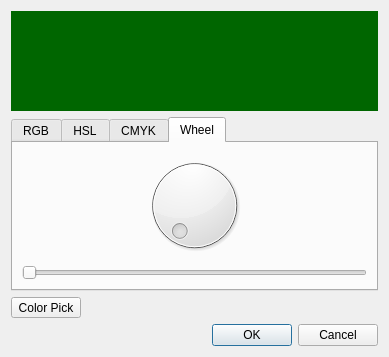
<?xml version="1.0" encoding="UTF-8"?>
<ui version="4.0">
 <class>Color_Dialog</class>
 <widget class="QDialog" name="Color_Dialog">
  <property name="geometry">
   <rect>
    <x>0</x>
    <y>0</y>
    <width>389</width>
    <height>357</height>
   </rect>
  </property>
  <property name="windowTitle">
   <string notr="true">Color Selection</string>
  </property>
  <layout class="QVBoxLayout" name="verticalLayout">
   <item>
    <widget class="QWidget" name="widget" native="true">
     <property name="minimumSize">
      <size>
       <width>0</width>
       <height>100</height>
      </size>
     </property>
     <property name="styleSheet">
      <string notr="true">background-color: #060;</string>
     </property>
    </widget>
   </item>
   <item>
    <widget class="QTabWidget" name="tabWidget">
     <property name="tabShape">
      <enum>QTabWidget::Rounded</enum>
     </property>
     <property name="currentIndex">
      <number>3</number>
     </property>
     <widget class="QWidget" name="tab">
      <attribute name="title">
       <string>RGB</string>
      </attribute>
      <layout class="QVBoxLayout" name="verticalLayout_5">
       <item>
        <widget class="QSlider" name="horizontalSlider_12">
         <property name="orientation">
          <enum>Qt::Horizontal</enum>
         </property>
        </widget>
       </item>
       <item>
        <widget class="QSlider" name="horizontalSlider_9">
         <property name="orientation">
          <enum>Qt::Horizontal</enum>
         </property>
        </widget>
       </item>
       <item>
        <widget class="QSlider" name="horizontalSlider_10">
         <property name="orientation">
          <enum>Qt::Horizontal</enum>
         </property>
        </widget>
       </item>
       <item>
        <widget class="QSlider" name="horizontalSlider_11">
         <property name="orientation">
          <enum>Qt::Horizontal</enum>
         </property>
        </widget>
       </item>
      </layout>
     </widget>
     <widget class="QWidget" name="tab_2">
      <attribute name="title">
       <string>HSL</string>
      </attribute>
      <layout class="QVBoxLayout" name="verticalLayout_4">
       <item>
        <widget class="QSlider" name="horizontalSlider_5">
         <property name="orientation">
          <enum>Qt::Horizontal</enum>
         </property>
        </widget>
       </item>
       <item>
        <widget class="QSlider" name="horizontalSlider_6">
         <property name="orientation">
          <enum>Qt::Horizontal</enum>
         </property>
        </widget>
       </item>
       <item>
        <widget class="QSlider" name="horizontalSlider_7">
         <property name="orientation">
          <enum>Qt::Horizontal</enum>
         </property>
        </widget>
       </item>
       <item>
        <widget class="QSlider" name="horizontalSlider_8">
         <property name="orientation">
          <enum>Qt::Horizontal</enum>
         </property>
        </widget>
       </item>
      </layout>
     </widget>
     <widget class="QWidget" name="tab_3">
      <attribute name="title">
       <string>CMYK</string>
      </attribute>
      <layout class="QVBoxLayout" name="verticalLayout_3">
       <item>
        <widget class="QSlider" name="horizontalSlider">
         <property name="orientation">
          <enum>Qt::Horizontal</enum>
         </property>
        </widget>
       </item>
       <item>
        <widget class="QSlider" name="horizontalSlider_2">
         <property name="orientation">
          <enum>Qt::Horizontal</enum>
         </property>
        </widget>
       </item>
       <item>
        <widget class="QSlider" name="horizontalSlider_3">
         <property name="orientation">
          <enum>Qt::Horizontal</enum>
         </property>
        </widget>
       </item>
       <item>
        <widget class="QSlider" name="horizontalSlider_4">
         <property name="orientation">
          <enum>Qt::Horizontal</enum>
         </property>
        </widget>
       </item>
       <item>
        <widget class="QSlider" name="horizontalSlider_13">
         <property name="orientation">
          <enum>Qt::Horizontal</enum>
         </property>
        </widget>
       </item>
      </layout>
     </widget>
     <widget class="QWidget" name="tab_4">
      <attribute name="title">
       <string>Wheel</string>
      </attribute>
      <layout class="QVBoxLayout" name="verticalLayout_2">
       <item>
        <widget class="QDial" name="dial"/>
       </item>
       <item>
        <widget class="QSlider" name="horizontalSlider_14">
         <property name="orientation">
          <enum>Qt::Horizontal</enum>
         </property>
        </widget>
       </item>
      </layout>
     </widget>
    </widget>
   </item>
   <item>
    <widget class="QToolButton" name="toolButton">
     <property name="text">
      <string>Color Pick</string>
     </property>
    </widget>
   </item>
   <item>
    <widget class="QDialogButtonBox" name="buttonBox">
     <property name="orientation">
      <enum>Qt::Horizontal</enum>
     </property>
     <property name="standardButtons">
      <set>QDialogButtonBox::Cancel|QDialogButtonBox::Ok</set>
     </property>
    </widget>
   </item>
  </layout>
 </widget>
 <resources/>
 <connections>
  <connection>
   <sender>buttonBox</sender>
   <signal>accepted()</signal>
   <receiver>Color_Dialog</receiver>
   <slot>accept()</slot>
   <hints>
    <hint type="sourcelabel">
     <x>248</x>
     <y>254</y>
    </hint>
    <hint type="destinationlabel">
     <x>157</x>
     <y>274</y>
    </hint>
   </hints>
  </connection>
  <connection>
   <sender>buttonBox</sender>
   <signal>rejected()</signal>
   <receiver>Color_Dialog</receiver>
   <slot>reject()</slot>
   <hints>
    <hint type="sourcelabel">
     <x>316</x>
     <y>260</y>
    </hint>
    <hint type="destinationlabel">
     <x>286</x>
     <y>274</y>
    </hint>
   </hints>
  </connection>
 </connections>
</ui>
